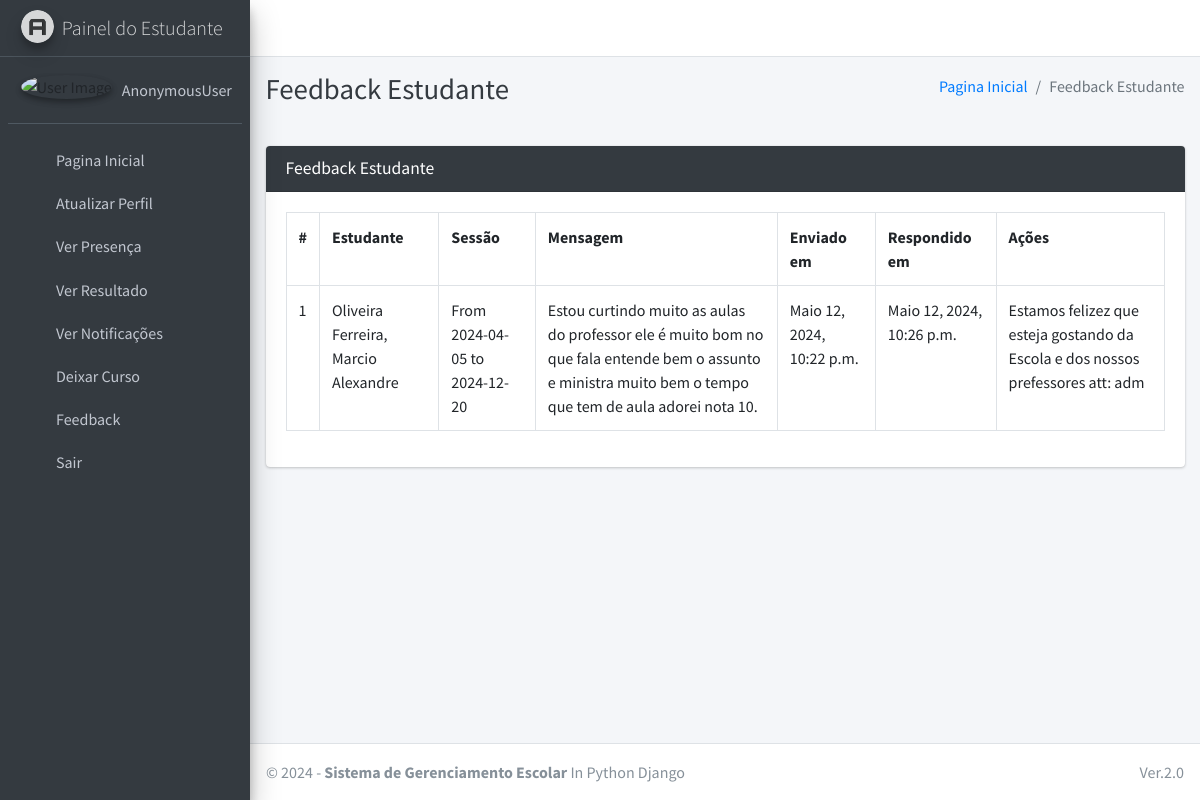
Screenshot of /student/view/feedback/ with the database file from the repository.
### main_app/models.py (models this page shows, shortened)
class FeedbackStudent(models.Model):
    student = models.ForeignKey(Student, on_delete=models.CASCADE)
    feedback = models.TextField()
    reply = models.TextField()
    created_at = models.DateTimeField(auto_now_add=True)
    updated_at = models.DateTimeField(auto_now=True)

class Student(models.Model):
    admin = models.OneToOneField(CustomUser, on_delete=models.CASCADE)
    course = models.ForeignKey(Course, on_delete=models.DO_NOTHING, null=True, blank=False)
    session = models.ForeignKey(Session, on_delete=models.DO_NOTHING, null=True)
    def __str__(self):
        return self.admin.last_name + ", " + self.admin.first_name

class CustomUser(AbstractUser):
    USER_TYPE = ((1, "HOD"), (2, "Staff"), (3, "Student"))
    GENDER = [("M", "Male"), ("F", "Female")]
    username = None  # Removed username, using email instead
    email = models.EmailField(unique=True)
    user_type = models.CharField(default=1, choices=USER_TYPE, max_length=1)
    gender = models.CharField(max_length=1, choices=GENDER)
    profile_pic = models.ImageField()
    address = models.TextField()
    fcm_token = models.TextField(default="")  # For firebase notifications
    created_at = models.DateTimeField(auto_now_add=True)
    updated_at = models.DateTimeField(auto_now=True)
    USERNAME_FIELD = "email"
    REQUIRED_FIELDS = []
    objects = CustomUserManager()

class Session(models.Model):
    start_year = models.DateField()
    end_year = models.DateField()
    def __str__(self):
        return "From " + str(self.start_year) + " to " + str(self.end_year)

### main_app/hod_views.py (the view, shortened to what this page needs)
# urls.py: path("student/view/feedback/", hod_views.student_feedback_message,
@csrf_exempt
def student_feedback_message(request):
    if request.method != 'POST':
        feedbacks = FeedbackStudent.objects.all()
        context = {
            'feedbacks': feedbacks,
            'page_title': 'Feedback Estudante'
        }
        return render(request, 'hod_template/student_feedback_template.html', context)

### main_app/templates/hod_template/student_feedback_template.html (shortened to what this page needs)
{% extends 'main_app/base.html' %}
{% load static %}
{% block page_title %}{{page_title}}{% endblock page_title %}
{% block content %}
<section class="content">
    <div class="container-fluid">
        <div class="row">
            <div class="col-md-12">
                <div class="card card-dark">
                    <div class="card-header">
                        <h3 class="card-title">{{page_title}}</h3>
                    </div>
                    <div class="table card-body">
                        <table class="table table-bordered table-hover">
                            <tr>
                                <th>#</th>
                                <th>Estudante</th>
                                <th>Sessão</th>
                                <th>Mensagem</th>
                                <th>Enviado em</th>
                                <th>Respondido em</th>
                                <th>Ações</th>
                            </tr>
                            {% for feedback in  feedbacks %}
                              <tr>
                                  <td>{{forloop.counter}}</td>
                                  <td>{{feedback.student}}</td>
                                  <td>{{feedback.student.session}}</td>
                                  <td>{{feedback.feedback}}</td>
                                      {% if feedback.reply == "" %}
                                      <td>{{feedback.created_at}}</td>
                                      <td><span  class='badge badge-warning'>Pendente de Resposta</span></td>
                                           <td> <button data-toggle = "modal" data-target = "#reply_modal" value="{{feedback.id}}" class="btn btn-success reply_open_modal">Responder</button>
                                          {% else %}
                                          <td>{{feedback.created_at}}</td>
                                          <td>{{feedback.updated_at}}</td>
                                            <td>{{feedback.reply}}</td>
                                      {% endif %}
                              </tr>
                            {% endfor %}
                        </table>
                    </div>
                    </div>
            </div>
        </div>
    </div>
</section>
{% endblock content %}

### rows the page displays
FeedbackStudent: student "Oliveira Ferreira, Marcio Alexandre", student.session "From 2024-04-05 to 2024-12-20", feedback "Estou curtindo muito as aulas do professor ele é muito bom no que fala entende bem o assunto e ministra muito bem o tempo que tem de aula adorei nota 10.", created_at "Maio 12, 2024, 10:22 p.m.", updated_at "Maio 12, 2024, 10:26 p.m.", reply "Estamos felizez que esteja gostando da Escola e dos nossos prefessores att: adm"

### other values shown
{{ user }} "AnonymousUser"
{{ page_title }} "Feedback Estudante"
